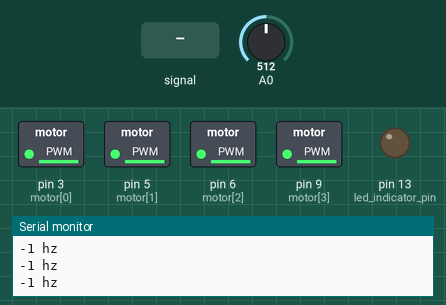
Recording of a sketch running on a simulated Arduino Nano, built with avr-gcc and run on an emulated ATmega328P. On the bench: switched loads named in the sketch (green lamp = pin HIGH), output pins drawn as LEDs (lit = HIGH), the last lines printed to the serial monitor. The test bench sets the inputs (shaded band); at power-on: A0 = 512.

Above: at 1.2 s.
1.3 s: A0 fed a 1000 Hz sine of ±255 counts around its level
At 2.5 s:
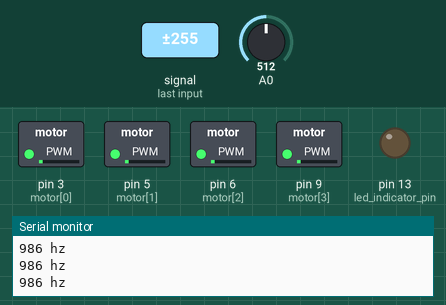
2.8 s: A0 set to 5
5.8 s: A0 set to 2
At 6.6 s:
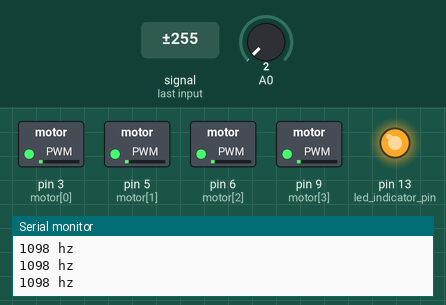
7.3 s: A0 set to 511
At 8.5 s:
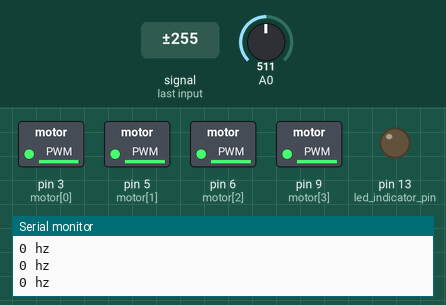
8.8 s: A0 fed a 200 Hz sine of ±81 counts around its level
At 9.1 s:
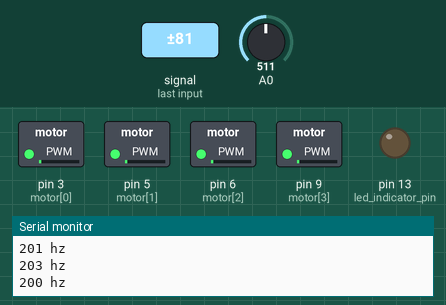
10.3 s: A0 fed a 50 Hz sine of ±306 counts around its level
At 11.0 s:
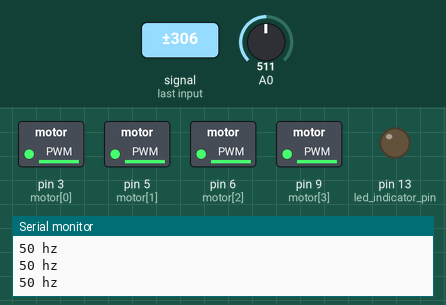
Timing chart, 0 to 12.9 s (numbered marks = the images above; inputs shaded):
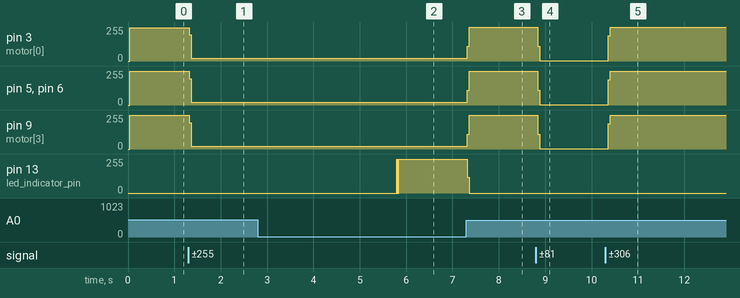

The sketch:

sharing_sense.ino
```cpp
/*
INFO

 Name:		sharing_sense.ino
 Created:	05/03/2019 15:03:39
 Author:	@fenixbinario  | www.fenixbinario.com
*/

const int motor[] = { 3,5,6,9 };

//clipping indicator variables
boolean clipping = 0;

//data storage variables
byte newData = 0;
byte prevData = 0;

//freq variables
unsigned int timer = 0;//counts period of wave
unsigned int period;
int frequency;

void setup() {

	Serial.begin(9600);

	pinMode(13, OUTPUT);//led indicator pin
	int motores = sizeof(motor) / sizeof(motor[0]);
	Serial.println("Numero de Motores: " + String(motores));

	for (int f = 0; f < motores; f++)
	{
		pinMode(motor[f], OUTPUT);
		//Serial.println("Configurado motor: " + String(motor[f]));
	}
	cli();//diable interrupts

	//set up continuous sampling of analog pin 0

	//clear ADCSRA and ADCSRB registers
	ADCSRA = 0;
	ADCSRB = 0;

	ADMUX |= (1 << REFS0); //set reference voltage
	ADMUX |= (1 << ADLAR); //left align the ADC value- so we can read highest 8 bits from ADCH register only

	ADCSRA |= (1 << ADPS2) | (1 << ADPS0); //set ADC clock with 32 prescaler- 16mHz/32=500kHz
	ADCSRA |= (1 << ADATE); //enabble auto trigger
	ADCSRA |= (1 << ADIE); //enable interrupts when measurement complete
	ADCSRA |= (1 << ADEN); //enable ADC
	ADCSRA |= (1 << ADSC); //start ADC measurements

	sei();//enable interrupts
}

ISR(ADC_vect) {//when new ADC value ready

	prevData = newData;//store previous value
	newData = ADCH;//get value from A0
	if (prevData < 127 && newData >= 127) {//if increasing and crossing midpoint
		period = timer;//get period
		timer = 0;//reset timer
	}


	if (newData == 0 || newData == 1023) {//if clipping
		PORTB |= B00100000;//set pin 13 high- turn on clipping indicator led
		clipping = 1;//currently clipping
	}

	timer++;//increment timer at rate of 38.5kHz
}

void loop() {
	if (clipping) {//if currently clipping
		PORTB &= B11011111;//turn off clippng indicator led
		clipping = 0;
	}

	frequency = 38462 / period;//timer rate/period
	//print results
	Serial.print(frequency);
	Serial.println(" hz");

	//delay(100);
	int   sample = map(frequency, 100, 10000, 0, 254);
	//Serial.println("PeakToPeak: " + String(peakToPeak ));
	//Serial.println("ANALOG: " + String(sample ));
	//analogWrite(motor[0],sample);
	//Serial.println(volts);
	byte onda;
	ciclo();
	if (frequency < 700 && frequency > 100)
	{
		onda = 0;
		analogWrite(motor[onda], sample);
	}
	if (frequency < 3000)
	{
		onda = 1;
		analogWrite(motor[onda], sample);
	}
	if (frequency < 5000)
	{
		onda = 2;
		analogWrite(motor[onda], sample);
	}
	if (frequency > 8000 && frequency < 9000)
	{
		onda = 3;
		analogWrite(motor[onda], sample);
	}
	else {
		analogWrite(motor[0], sample);
		analogWrite(motor[1], sample);
		analogWrite(motor[2], sample);
		analogWrite(motor[3], sample);
	}

	//analogWrite(  motor[onda],  sample  );
	//frequency = 0;


}

void ciclo(void) {
	analogWrite(motor[0], LOW);
	analogWrite(motor[1], LOW);
	analogWrite(motor[2], LOW);
	analogWrite(motor[3], LOW);
}
```

Measured:
- the behaviour switches between 4 and 3 on A0 (found by bisection; images 1 and 2)
- after the input at 1.3 s, pin 3 (motor[0]): 251/255 → 22/255 at once; pin 5 (motor[1]), pin 6 (motor[2]), pin 9 (motor[3]): 252/255 → 22/255 at once
- after the input at 5.8 s, pin 13 (led_indicator_pin): 0/255 → 254/255 at once
- after the input at 7.3 s, pin 3 (motor[0]): 22/255 → 252/255 at once; pin 5 (motor[1]), pin 6 (motor[2]), pin 9 (motor[3]): 22/255 → 253/255 at once; pin 13 (led_indicator_pin): 254/255 → 0/255 at once
- after the input at 8.8 s, pin 3 (motor[0]): 252/255 → 2/255 at once; pin 5 (motor[1]), pin 6 (motor[2]), pin 9 (motor[3]): 253/255 → 2/255 at once
- after the input at 10.3 s, pin 3 (motor[0]), pin 9 (motor[3]): 2/255 → 253/255 after 0.06 s; pin 5 (motor[1]), pin 6 (motor[2]): 2/255 → 254/255 after 0.06 s
